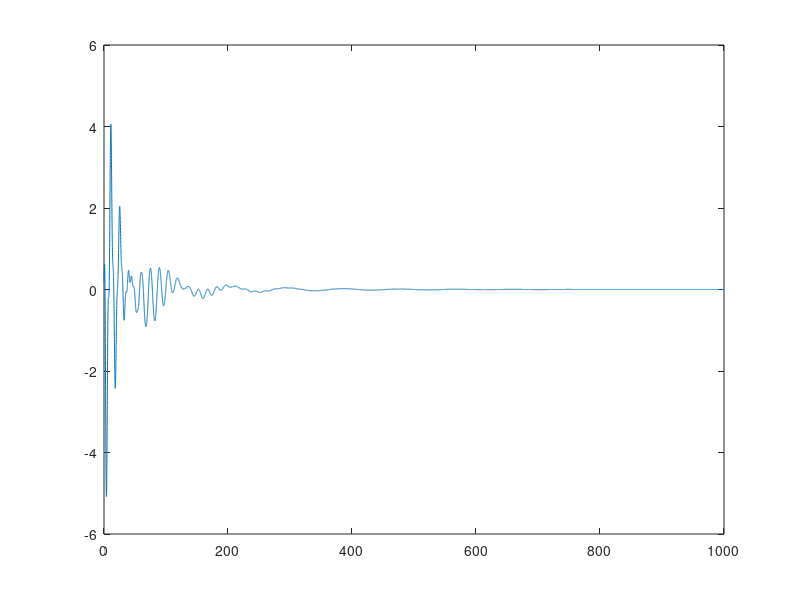
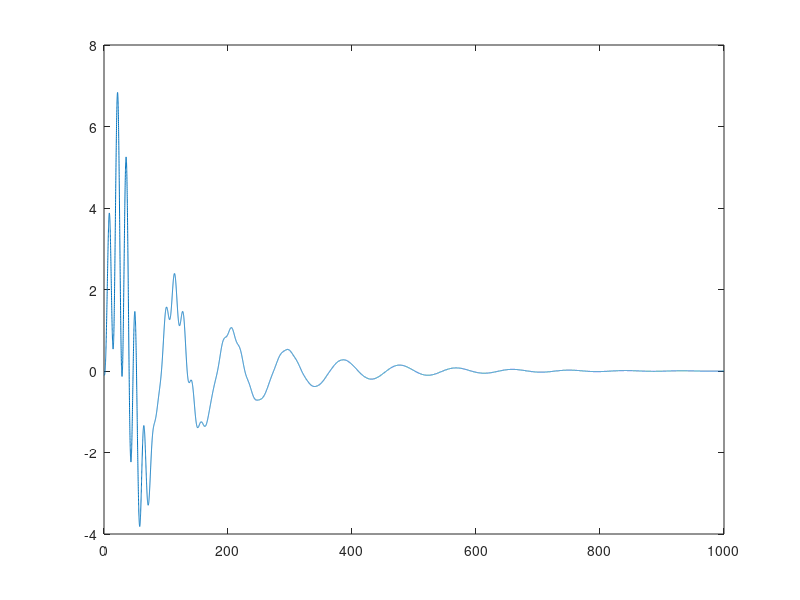
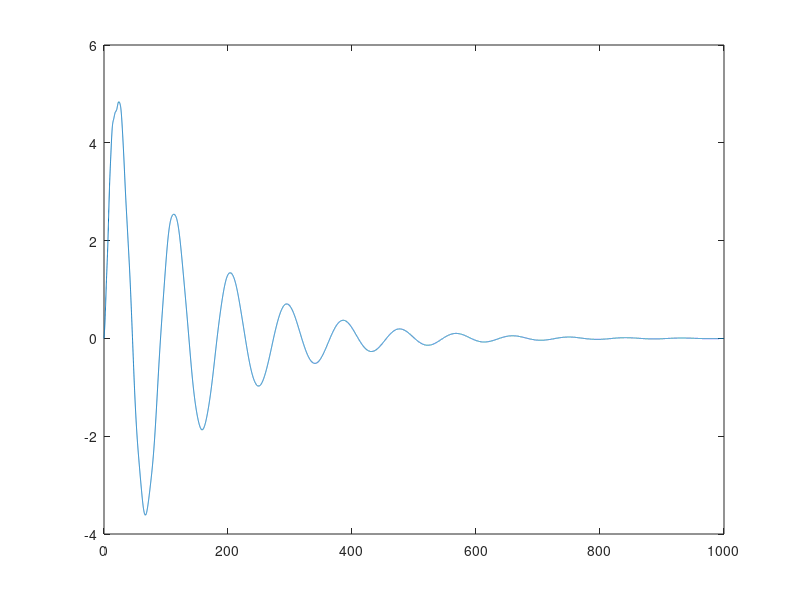
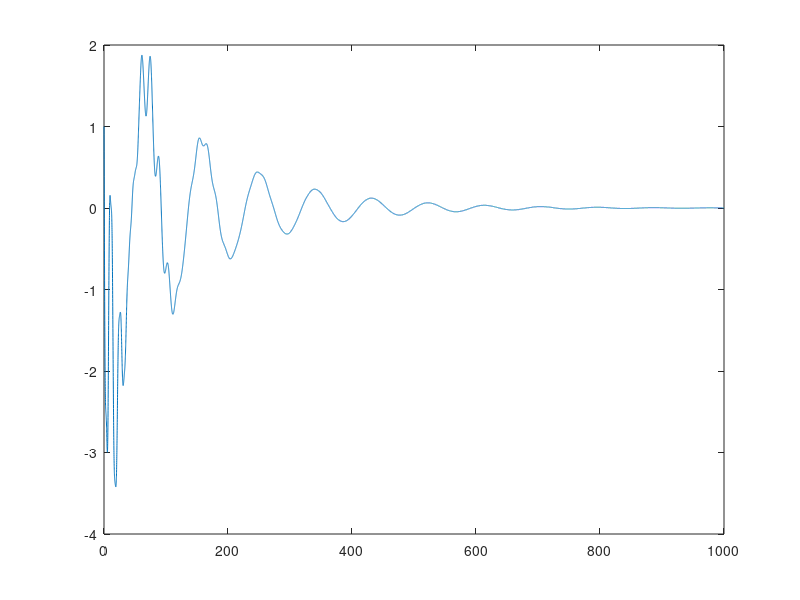

MATLAB code to generate these figures, in order:

% 
% Proyecto Integrador de Mecánica Vibratoria
% Análisis de Vibraciones en vehículo con simetría axial de 4 GDL
%


clc
clear all
close all

%%
% Datos del sistema

m1 = 100;   % Kg
m2 = m1;    % Kg
m3 = 2000;  % Kg
J = 500;    % Kg*m^2

k1 = 80;    % KN/m
k2 = 50;    % KN/m
k3 = 10;    % KN/m
k4 = k3;    % KN/m

c1 = 10;
c2 = 10;

l1 = 2;     % m
l2 = 1;     % m

gdl = 4;

dt = 0.05;
t = 0:dt:1000;

% Condiciones iniciales en coordenadas geométricas
x0 = [0.2;
    -0.1;
    0;
    1];

xd0 = [0.5;
    0;
    0.2;
    -2];

%%
% Matrices

M = [m1, 0, 0, 0;
    0, m2, 0, 0;
    0, 0, m3, 0;
    0, 0, 0, J];

C = [c1, 0, -c1, -c1*l1;
    0, c2, -c2, c2*l2;
    -c1, -c2, c1+c2, c1*l1 - c2*l2;
    -c1*l1, c2*l2, c1*l1 - c2*l2, c1*l1^2 + c2*l2^2];
 
K = [k1 + k2, 0, -k1, -k1*l1;
    0, k3 + k4, -k3, k3*l2;
    -k1, -k3, k1 + k3, k1*l1 - k3*l2;
    -k1*l1, k3*l2, k1*l1 - k3*l2, k1*l1^2 + k3*l2^2];

zeta_n = [0.1;
    0.05;
    0.05;
    0.05];

[FI, Wn] = eig(K, M);

%%
% Respuesta en vibraciones libres analíticamente

Mn = diag(M);

% Los wn son en realidad w^2
Wn_vec = diag(Wn);
Wnd = Wn_vec.*(1-zeta_n).^0.5;

y = zeros(4, length(t));

% Condiciones iniciales en coordenadas modales
y0 = FI'*M*x0;
yd0 = FI'*M*xd0;

for i = 1:gdl
    
   y(i, :) = (y0(i)*cos(Wnd(i)^0.5.*t) ...
   + ((yd0(i) + Wn_vec(i)^0.5*zeta_n(i)*y0(i))./Wnd(i)^0.5) ...
   .*sin(Wnd(i)^0.5.*t)).*exp(-zeta_n(i).*Wn_vec(i)^0.5.*t);
    
end

% Transformación a coordenadas geométricas
x = FI*y;

for i = 1:gdl
    
    figure(i)
    plot(t, x(i, :))
    
end

%% 
% 





%